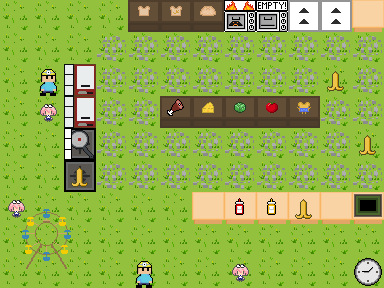

Below is a game level as drawn by its tile map, then a one-line description and the .tmx file that defines it, in full:
An orthogonal 12x9 tile map with 32x32 px tiles, 3 tile layers (Tile Layer 1, Tile Layer 2, Tile Layer 3).

<map version="1.10" tiledversion="1.10.1" orientation="orthogonal" renderorder="right-down" width="12" height="9" tilewidth="32" tileheight="32" infinite="0" nextlayerid="4" nextobjectid="1">
 <tileset firstgid="1" source="sprites.tsx" />
 <layer id="1" name="Tile Layer 1" width="12" height="9">
  <data encoding="csv">
41,41,41,41,41,41,41,41,41,41,41,41,
41,41,41,41,41,41,41,41,41,41,41,41,
41,41,41,41,41,41,41,41,41,41,41,41,
41,41,41,41,41,41,41,41,41,41,41,41,
41,41,41,41,41,41,41,41,41,41,41,41,
41,41,41,41,41,41,41,41,41,41,41,41,
41,41,41,41,41,41,41,41,41,41,41,41,
41,41,41,41,41,41,41,41,41,41,41,41,
41,41,41,41,41,41,41,41,41,41,41,41
</data>
 </layer>
 <layer id="2" name="Tile Layer 2" width="12" height="9">
  <data encoding="csv">
0,0,0,0,9,21,10,11,18,30,30,31,
0,0,0,0,0,0,0,0,0,0,0,0,
0,0,17,0,0,0,0,0,0,0,0,42,
0,0,17,0,0,5,22,6,20,8,42,0,
0,0,37,0,0,0,0,0,0,0,0,0,
0,0,37,0,0,0,0,0,0,0,0,0,
0,0,0,0,0,0,31,31,31,31,31,31,
0,0,0,0,0,0,0,0,0,0,0,0,
65,0,0,0,0,0,0,0,0,0,0,28
</data>
 </layer>
 <layer id="3" name="Tile Layer 3" width="12" height="9">
  <data encoding="csv">
0,0,0,0,0,0,0,0,0,0,0,0,
0,0,0,42,42,42,42,42,42,42,42,42,
0,67,0,42,42,42,42,42,42,42,35,0,
0,40,0,42,42,0,0,0,0,0,0,42,
0,0,36,42,42,42,42,42,42,42,42,35,
0,0,35,42,42,42,42,42,42,42,42,42,
40,0,0,0,0,0,0,38,39,35,0,34,
0,0,0,0,0,0,0,0,0,0,0,0,
0,0,0,0,67,0,0,40,0,0,0,0
</data>
 </layer>
</map>
